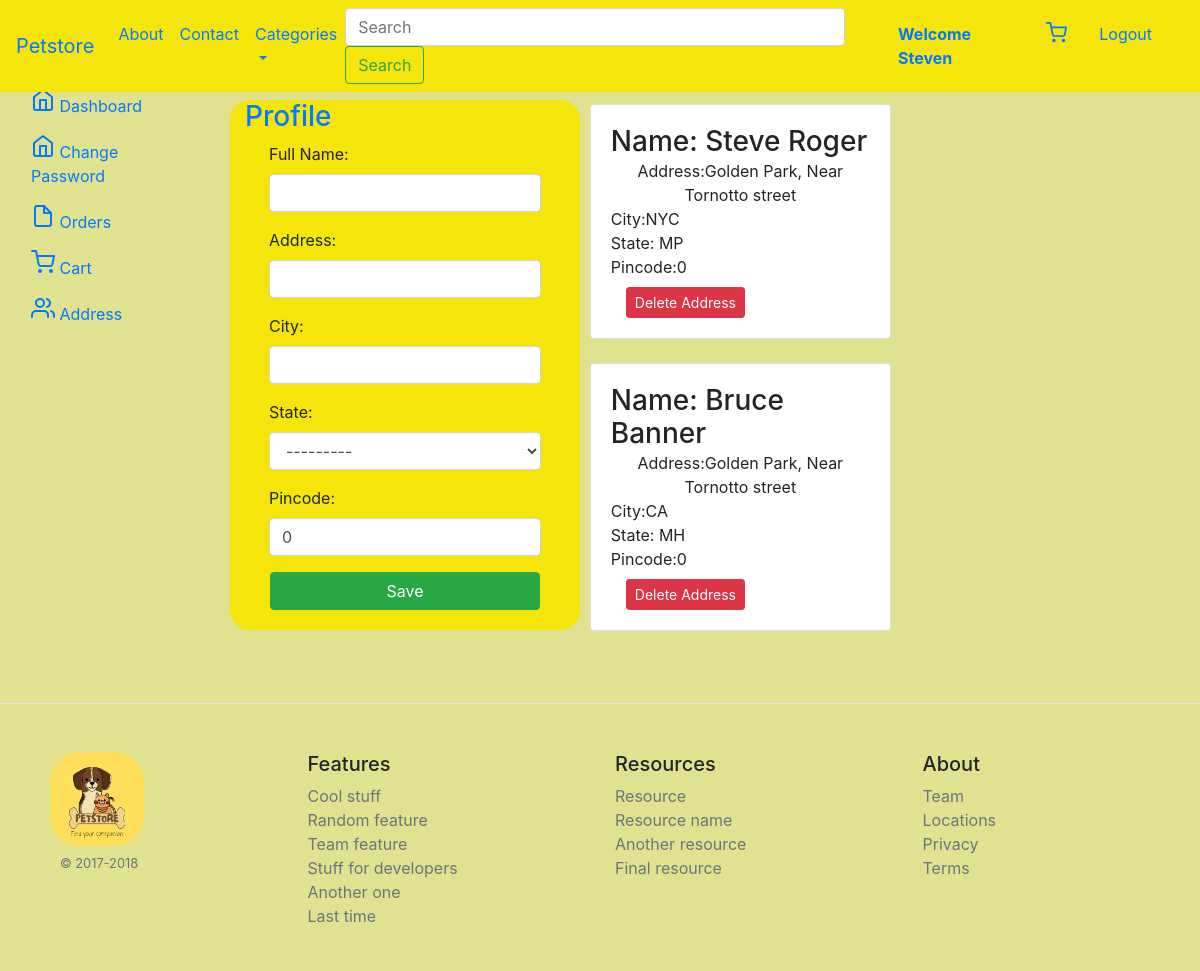
The app's page /address/ (signed in) with its own data.
### core/models.py (models this page shows, shortened)
class CustomerDetail(models.Model):
    STATE_CHOICES = [
        ('AP', 'Andhra Pradesh'),
        ('AR', 'Arunachal Pradesh'),
        ('AS', 'Assam'),
        ('BR', 'Bihar'),
        ('CT', 'Chhattisgarh'),
        ('GA', 'Goa'),
        ('GJ', 'Gujarat'),
        ('HR', 'Haryana'),
        ('HP', 'Himachal Pradesh'),
        ('JH', 'Jharkhand'),
        ('KA', 'Karnataka'),
        ('KL', 'Kerala'),
        ('MP', 'Madhya Pradesh'),
        ('MH', 'Maharashtra'),
        ('MN', 'Manipur'),
        ('ML', 'Meghalaya'),
        ('MZ', 'Mizoram'),
        ('NL', 'Nagaland'),
        ('OR', 'Odisha'),
        ('PB', 'Punjab'),
        ('RJ', 'Rajasthan'),
        ('SK', 'Sikkim'),
        ('TN', 'Tamil Nadu'),
        ('TG', 'Telangana'),
        ('TR', 'Tripura'),
        ('UP', 'Uttar Pradesh'),
        ('UK', 'Uttarakhand'),
        ('WB', 'West Bengal'),
        ('AN', 'Andaman and Nicobar Islands'),
        ('CH', 'Chandigarh'),
        ('DN', 'Dadra and Nagar Haveli and Daman and Diu'),
        ('DL', 'Delhi'),
        ('JK', 'Jammu and Kashmir'),
        ('LA', 'Ladakh'),
        ('LD', 'Lakshadweep'),
        ('PY', 'Puducherry'),
    ]
    user = models.ForeignKey(User, on_delete=models.CASCADE)  # we have created Many-to-one relationship i.e multiple address can be done by one user
    name = models.CharField(max_length=100)
    address = models.CharField(max_length=100)
    city = models.CharField(max_length=100)
    state = models.CharField(max_length=2, choices=STATE_CHOICES)
    pincode = models.IntegerField(
        default=0,
        blank=True,
        null=True,
    )

### core/views.py (the view)
# urls.py: path('address/',views.address,name='address'),
def address(request):
    if request.method == 'POST':
            mf =CustomerForm(request.POST)
            if mf.is_valid():
                user=request.user                # user variable store the current user i.e steveroger
                name= mf.cleaned_data['name']
                address= mf.cleaned_data['address']
                city= mf.cleaned_data['city']
                state= mf.cleaned_data['state']
                pincode= mf.cleaned_data['pincode']
                CustomerDetail(user=user,name=name,address=address,city=city,state=state,pincode=pincode).save()
                return redirect('address')
    else:
        mf =CustomerForm()
        address = CustomerDetail.objects.filter(user=request.user)
    return render(request,'core/address.html',{'mf':mf,'address':address})

### core/forms.py
class CustomerForm(forms.ModelForm):
    class Meta:
        model = CustomerDetail
        fields=['name','address','city','state','pincode']
        labels ={'name':'Full Name'}
        widgets= {'name':forms.TextInput(attrs={'class':'form-control'}),
                  'address':forms.TextInput(attrs={'class':'form-control'}),
                  'city':forms.TextInput(attrs={'class':'form-control'}),
                  'state':forms.Select(attrs={'class':'form-control'}),
                  'pincode':forms.NumberInput(attrs={'class':'form-control'}),
                  }

### core/templates/core/address.html (shortened to what this page needs)
{% extends "core/base.html" %}
{% block content %}
<div class="container-fluid profile">
      <div class="row">
        <div class="col-md-2 d-none d-md-block sidebar" >
            <nav >
            <div class="sidebar-sticky">
                <ul class="nav flex-column">
                <li class="nav-item">
                    <a class="nav-link active" href="{% url "profile" %}">
                    Dashboard <span class="sr-only">(current)</span>
                    </a>
                </li>
                <li class="nav-item">
                    <a class="nav-link active" href="{% url "changepassword" %}">
                    Change Password <span class="sr-only">(current)</span>
                    </a>
                </li>
                <li class="nav-item">
                    <a class="nav-link " href="#">
                    Orders
                    </a>
                </li>
                <li class="nav-item">
                    <a class="nav-link" href="{% url "viewcart"  %}">
                    Cart
                    </a>
                </li>
                <li class="nav-item">
                    <a class="nav-link" href="{% url "address" %}">
                    Address
                    </a>
                </li>
                </ul>
            </div>
            </nav>
        </div>
        <div class="col-md-8">
                <div class="container">
                    <div class="row">
                            <div class="col-sm-5">
                        <div class="container profile-form">
                            <div class="reg ">
                                <h3 class="text-primary">Profile</h3>
                            </div>
                            <form action="" method="POST" novalidate>
                                {% for f in mf %}
                                <div class="form-group mr-4 ml-4 ">
                                    {{f.label_tag}} {{f}} {{f.errors}}
                                </div>
                                {% endfor %}
                                <div class="text-center">
                                    <input type="submit" value="Save" class="btn btn-success register-button">
                                </div>
                            </form>
                        </div>
                    </div>
                     <div class="col-sm-6">
                        <div class="container">
                            <div class="row">
                                <div class="col-sm-12">
                                    {% for add in address %}
                                    <div class="card flex-md-row mb-4 box-shadow h-md-250 mt-4 ml-4">
                                        <div class="card-body d-flex flex-column align-items-start">
                                            <h3 class="mb-0">
                                            Name: {{add.name}}
                                        </h3>
                                        <p class="card-text mb-auto">Address:{{add.address}} </p>
                                        <p class="card-text mb-auto">City:{{add.city}} </p>
                                        <p class="card-text mb-auto">State: {{add.state}} </p>
                                        <p class="card-text mb-auto">Pincode:{{add.pincode}} </p>
                                        <form action="{% url "deleteaddress" add.id %}" method="POST">
                                            <div class="col-md-1 col-lg-1 col-xl-1 text-end">
                                            <input type="submit" class="btn btn-danger btn-sm mt-2" value="Delete Address">
                                            </div>
                                        </form>
                                        </div>
                                    </div>
                                    {% endfor %}
                                </div>
                            </div>
                        </div>
                    </div>
                </div>
            </div>
        </div>
      </div>
    </div>
{% endblock content %}

### core/templates/core/navbar.html (shortened to what this page needs)
    <nav class="navbar navbar-expand-lg fixed-top" style = "background-color: rgb(245, 229, 10);"  >
        <a class="navbar-brand" href="/">Petstore</a>
        <div class="collapse navbar-collapse" id="navbarSupportedContent">
          <ul class="navbar-nav mr-auto">
            <li class="nav-item active">
              <a class="nav-link" href="{% url "about" %}">About<span class="sr-only">(current)</span></a>
            </li>
            <li class="nav-item">
              <a class="nav-link" href="{% url "contact" %}">Contact</a>
            </li>
            <li class="nav-item dropdown">
              <a class="nav-link dropdown-toggle" href="/" role="button" data-toggle="dropdown" aria-expanded="false">
                Categories
              </a>
            </li>
          </ul>
          <form class="form-inline  my-lg-0 mr-auto">
            <input class="form-control custom-search-bar mr-2 " type="search" placeholder="Search" aria-label="Search" style="width:500px" >
            <button class="btn btn-outline-success my-2 my-sm-0" type="submit">Search</button>
          </form>
          <ul class="navbar-nav">
            {% if request.user.is_authenticated %}
            <li class="nav-item active">
              <a class="nav-link mr-4" href="{% url "profile" %}"><b>Welcome {{user.first_name}}</b></a>
            </li>
             <li class="nav-item">
                    <a class="nav-link mr-3" href="{% url "viewcart" %}">
                    </a>
                </li>
            </li><li class="nav-item">
              <a class="nav-link mr-4" href="{% url "logout" %}">Logout</a>
            </li>
            {% endif %}
          </ul>
        </div>
      </nav>

### core/static/core/css/core.css (style rules this page uses)
body { background-color: rgb(225, 226, 143); }
.custom-search-bar { width: 300px; }
.card-text { text-align: center; }
.register-button { margin-bottom: 20px; }
.register-button { width: 270px; }
.profile { margin-top: 80px; }
.profile-form { margin-top: 20px; width: 350px; background-color: rgb(245, 229, 10); border-radius: 20px; }

### records on screen
CustomerDetail: name "Steve Roger", address "Golden Park, Near Tornotto street", city "NYC", state "MP", pincode "0"
CustomerDetail: name "Bruce Banner", address "Golden Park, Near Tornotto street", city "CA", state "MH", pincode "0"

### other values on screen
{{ user.first_name }} "Steven"
{{ f.label_tag }} "Full Name:" "Address:" "City:" "State:" "Pincode:"
